Frame 1 (no input): blank canvas, image omitted
Frame 60 (the mouse pressed at the canvas centre just before this capture): blank canvas, image omitted
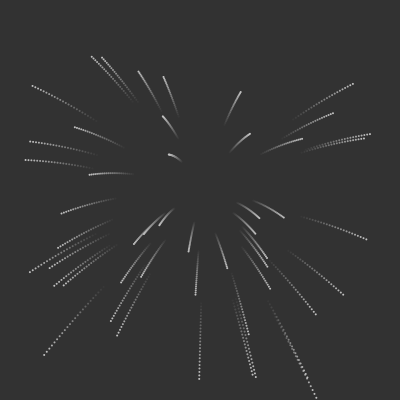
Frame 120 (the mouse held since frame 60 and released just before this capture)

The Processing sketch whose frames 1 and 60 were blank and that drew this single picture after the mouse press (run headless with seeded random() and noise(); from frame 60 on, the mouse is pressed at the canvas centre):

// Processing sketch: Explosion
// ── Explosion.pde
ArrayList plist = new ArrayList();
int MAX = 50;

void setup() {
  size(400,400);
  background(100);
}

void draw() {
  background(50);
  if(mousePressed && mouseButton == RIGHT) {
    background(50);
    boolean clearall = true;
    while(plist.size() > 0) {
      for(int i = 0; i < plist.size(); i++) {
        plist.remove(i);
      }
    }
  }

  for(int i = 0; i < plist.size(); i++) {
    Particle p = (Particle) plist.get(i); 
    //makes p a particle equivalent to ith particle in ArrayList
    p.run();
    p.update();
    p.gravity();
  }
}

void mousePressed() {
  for (int i = 0; i < MAX; i ++) {
    plist.add(new Particle(mouseX,mouseY)); // fill ArrayList with particles

    if(plist.size() > 5*MAX) {
      plist.remove(0);
    }
  }
}
// ── Particle.pde
class Particle {
  float r = 2;
  PVector pos,speed,grav; 
  ArrayList tail;
  float splash = 5;
  int margin = 2;
  int taillength = 25;

  Particle(float tempx, float tempy) {
    float startx = tempx + random(-splash,splash);
    float starty = tempy + random(-splash,splash);
    startx = constrain(startx,0,width);
    starty = constrain(starty,0,height);
    float xspeed = random(-3,3);
    float yspeed = random(-3,3);

    pos = new PVector(startx,starty);
    speed = new PVector(xspeed,yspeed);
    grav = new PVector(0,0.02);
    
    tail = new ArrayList();
  }

  void run() {
    pos.add(speed);

    tail.add(new PVector(pos.x,pos.y,0));
    if(tail.size() > taillength) {
      tail.remove(0);
    }

    float damping = random(-0.5,-0.6);
    if(pos.x > width - margin || pos.x < margin) {
      speed.x *= damping;
    }
    if(pos.y > height -margin) {
      speed.y *= damping;
    }
  }

  void gravity() {
    speed.add(grav);
  }

  void update() {
    for (int i = 0; i < tail.size(); i++) {
      PVector tempv = (PVector)tail.get(i);
      noStroke();
      fill(6*i + 50);
      ellipse(tempv.x,tempv.y,r,r);
    }
  }
}
